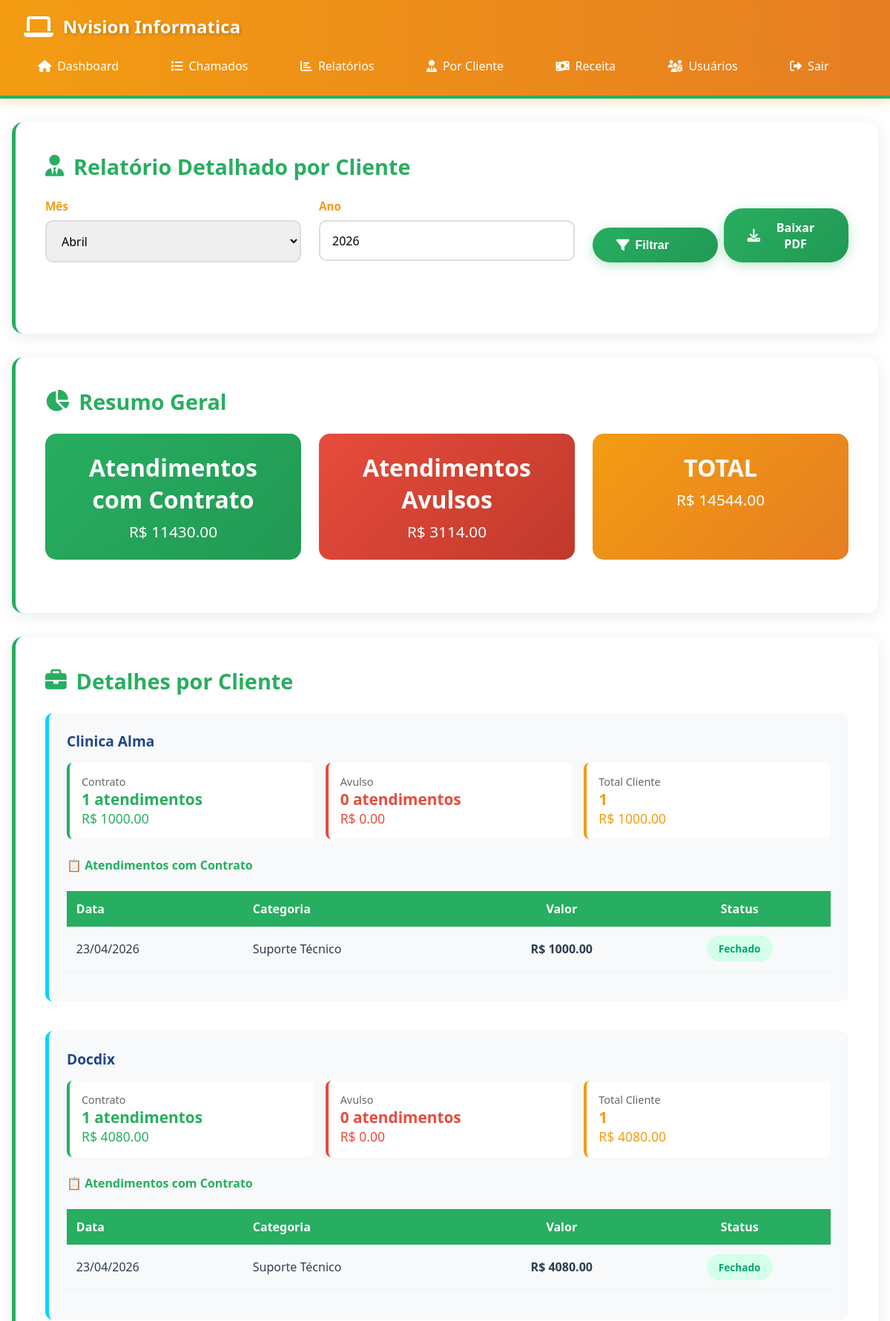
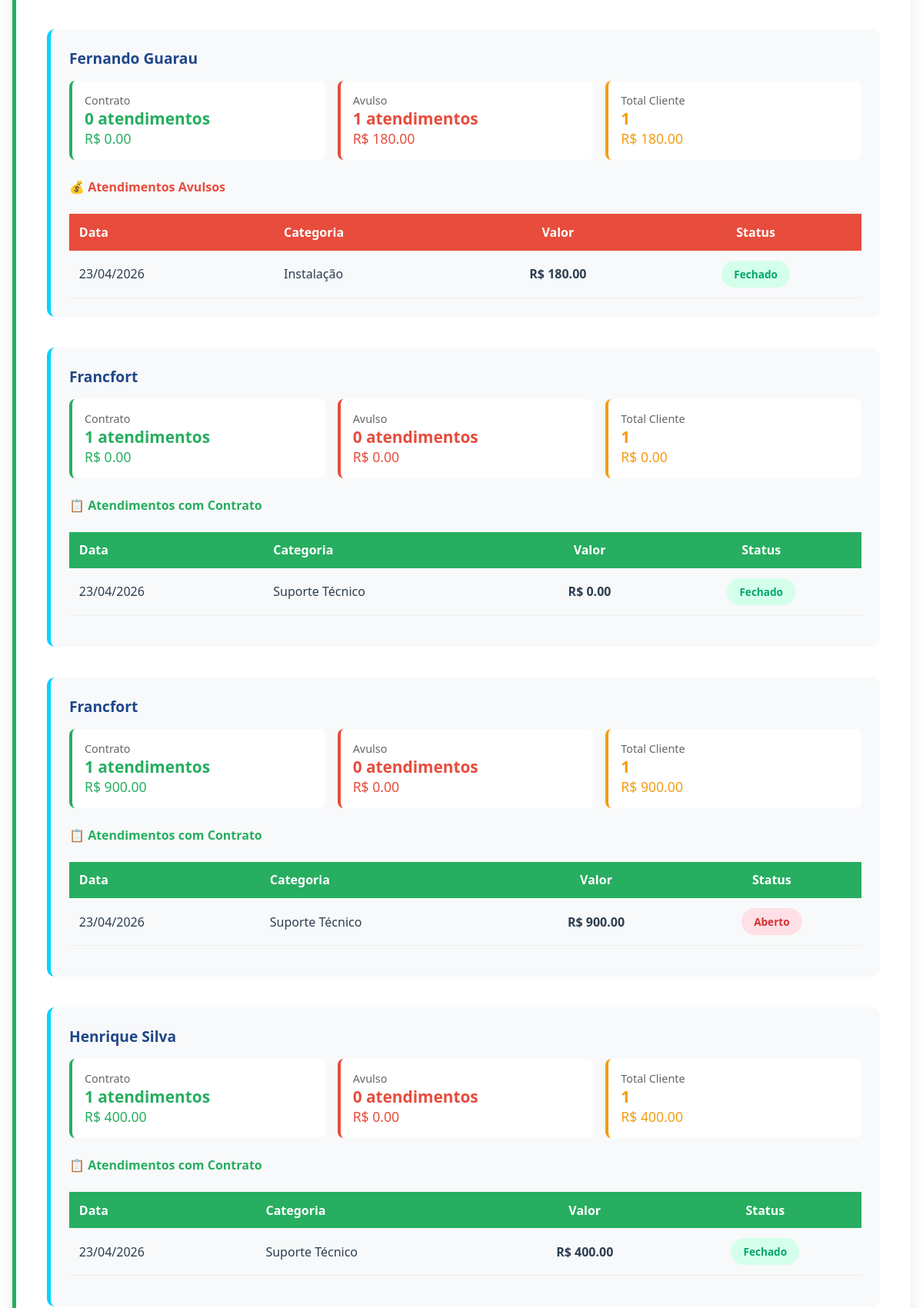
Page /relatorio-cliente (upper part) on the committed database (2 pictures, top to bottom).
### database.py (models this page shows, shortened)
class Chamado(db.Model):
    __tablename__ = 'chamados'
    id = db.Column(db.Integer, primary_key=True)
    cliente = db.Column(db.String(150), nullable=False)
    data_atendimento = db.Column(db.DateTime, nullable=False, default=datetime.now)
    categoria = db.Column(db.String(100), nullable=False)
    descricao = db.Column(db.Text, nullable=False)
    tipo_atendimento = db.Column(db.String(20), default='avulso')  # contrato ou avulso
    valor_recebido = db.Column(db.Float, default=0.0)
    tempo_gasto_minutos = db.Column(db.Integer, default=0)  # tempo técnico em minutos
    status = db.Column(db.String(20), default='aberto')
    data_criacao = db.Column(db.DateTime, nullable=False, default=datetime.now)

### app.py (the view)
@app.route('/relatorio-cliente')
def relatorio_cliente():
    from reports import gerar_relatorio_cliente_pdf
    mes = request.args.get('mes', datetime.now().month, type=int)
    ano = request.args.get('ano', datetime.now().year, type=int)
    inicio = datetime(ano, mes, 1)
    if mes == 12:
        fim = datetime(ano + 1, 1, 1)
    else:
        fim = datetime(ano, mes + 1, 1)
    chamados = Chamado.query.filter(Chamado.data_criacao >= inicio, Chamado.data_criacao < fim).all()
    clientes = {}
    total_contrato = 0
    total_avulso = 0
    for chamado in chamados:
        if chamado.cliente not in clientes:
            clientes[chamado.cliente] = {'contrato': [], 'avulso': [], 'total_contrato': 0, 'total_avulso': 0}
        if chamado.tipo_atendimento == 'contrato':
            clientes[chamado.cliente]['contrato'].append(chamado)
            clientes[chamado.cliente]['total_contrato'] += chamado.valor_recebido
            total_contrato += chamado.valor_recebido
        else:
            clientes[chamado.cliente]['avulso'].append(chamado)
            clientes[chamado.cliente]['total_avulso'] += chamado.valor_recebido
            total_avulso += chamado.valor_recebido
    return render_template('relatorio_cliente.html',
                         mes=mes,
                         ano=ano,
                         clientes=clientes,
                         total_contrato=total_contrato,
                         total_avulso=total_avulso)

### templates/relatorio_cliente.html (shortened to what this page needs)
{% extends "base.html" %}
{% block content %}
<div class="card">
    <h2><i class="fas fa-user-tie"></i> Relatório Detalhado por Cliente</h2>
    <form method="GET" class="form-row" style="margin-bottom: 2rem;">
        <div class="form-group">
            <label for="mes">Mês</label>
            <select name="mes" id="mes" required>
                <option value="4" {% if mes == 4 %}selected{% endif %}>Abril</option>
            </select>
        </div>
        <div class="form-group">
            <label for="ano">Ano</label>
            <input type="number" name="ano" id="ano" value="{{ ano }}" min="2020" max="2100" required>
        </div>
        <div class="form-group" style="display: flex; align-items: flex-end; gap: 0.5rem;">
            <button type="submit" class="btn" style="flex: 1;"><i class="fas fa-filter"></i> Filtrar</button>
            <a href="/relatorio-cliente/pdf?mes={{ mes }}&ano={{ ano }}" class="btn btn-success" style="flex: 1; text-align: center; justify-content: center;"><i class="fas fa-download"></i> Baixar PDF</a>
        </div>
    </form>
</div>
<div class="card">
    <h2><i class="fas fa-chart-pie"></i> Resumo Geral</h2>
    <div style="display: grid; grid-template-columns: repeat(auto-fit, minmax(200px, 1fr)); gap: 1.5rem; margin-bottom: 2rem;">
        <div style="background: linear-gradient(135deg, #27ae60 0%, #229954 100%); color: white; padding: 1.5rem; border-radius: 15px; text-align: center;">
            <div style="font-size: 2rem; font-weight: bold;">Atendimentos com Contrato</div>
            <div style="font-size: 1.3rem; margin-top: 0.5rem;">R$ {{ "%.2f"|format(total_contrato) }}</div>
        </div>
        <div style="background: linear-gradient(135deg, #e74c3c 0%, #c0392b 100%); color: white; padding: 1.5rem; border-radius: 15px; text-align: center;">
            <div style="font-size: 2rem; font-weight: bold;">Atendimentos Avulsos</div>
            <div style="font-size: 1.3rem; margin-top: 0.5rem;">R$ {{ "%.2f"|format(total_avulso) }}</div>
        </div>
        <div style="background: linear-gradient(135deg, #f39c12 0%, #e67e22 100%); color: white; padding: 1.5rem; border-radius: 15px; text-align: center;">
            <div style="font-size: 2rem; font-weight: bold;">TOTAL</div>
            <div style="font-size: 1.3rem; margin-top: 0.5rem;">R$ {{ "%.2f"|format(total_contrato + total_avulso) }}</div>
        </div>
    </div>
</div>
{% if clientes %}
<div class="card">
    <h2><i class="fas fa-briefcase"></i> Detalhes por Cliente</h2>
    {% for cliente, dados in clientes.items() | sort %}
    <div style="margin-bottom: 2.5rem; padding: 1.5rem; background: #f8f9fa; border-radius: 10px; border-left: 5px solid #00d4ff;">
        <h3 style="color: #1f4788; margin-bottom: 1rem;">{{ cliente }}</h3>
        <div style="display: grid; grid-template-columns: repeat(auto-fit, minmax(150px, 1fr)); gap: 1rem; margin-bottom: 1.5rem;">
            <div style="background: white; padding: 1rem; border-radius: 8px; border-left: 4px solid #27ae60;">
                <div style="font-size: 0.9rem; color: #666;">Contrato</div>
                <div style="font-size: 1.3rem; font-weight: bold; color: #27ae60;">{{ dados.contrato|length }} atendimentos</div>
                <div style="font-size: 1.1rem; color: #27ae60;">R$ {{ "%.2f"|format(dados.total_contrato) }}</div>
            </div>
            <div style="background: white; padding: 1rem; border-radius: 8px; border-left: 4px solid #e74c3c;">
                <div style="font-size: 0.9rem; color: #666;">Avulso</div>
                <div style="font-size: 1.3rem; font-weight: bold; color: #e74c3c;">{{ dados.avulso|length }} atendimentos</div>
                <div style="font-size: 1.1rem; color: #e74c3c;">R$ {{ "%.2f"|format(dados.total_avulso) }}</div>
            </div>
            <div style="background: white; padding: 1rem; border-radius: 8px; border-left: 4px solid #f39c12;">
                <div style="font-size: 0.9rem; color: #666;">Total Cliente</div>
                <div style="font-size: 1.3rem; font-weight: bold; color: #f39c12;">{{ dados.contrato|length + dados.avulso|length }}</div>
                <div style="font-size: 1.1rem; color: #f39c12;">R$ {{ "%.2f"|format(dados.total_contrato + dados.total_avulso) }}</div>
            </div>
        </div>
        {% if dados.contrato %}
        <h4 style="color: #27ae60; margin-top: 1rem; margin-bottom: 0.5rem;">📋 Atendimentos com Contrato</h4>
        <table style="width: 100%; margin-bottom: 1rem;">
            <thead style="background: #27ae60; color: white;">
                <tr>
                    <th style="padding: 0.8rem; text-align: left;">Data</th>
                    <th style="padding: 0.8rem; text-align: left;">Categoria</th>
                    <th style="padding: 0.8rem; text-align: center;">Valor</th>
                    <th style="padding: 0.8rem; text-align: center;">Status</th>
                </tr>
            </thead>
            <tbody>
                {% for chamado in dados.contrato %}
                <tr style="border-bottom: 1px solid #eee; background: {% if loop.index % 2 == 0 %}#f9f9f9{% endif %}">
                    <td style="padding: 0.8rem;">{{ chamado.data_criacao.strftime('%d/%m/%Y') }}</td>
                    <td style="padding: 0.8rem;">{{ chamado.categoria }}</td>
                    <td style="padding: 0.8rem; text-align: center; font-weight: bold;">R$ {{ "%.2f"|format(chamado.valor_recebido) }}</td>
                    <td style="padding: 0.8rem; text-align: center;">
                        <span class="badge badge-{{ 'open' if chamado.status == 'aberto' else 'progress' if chamado.status == 'em_progresso' else 'closed' }}">
                            {{ chamado.status.replace('_', ' ').title() }}
                        </span>
                    </td>
                </tr>
                {% endfor %}
            </tbody>
        </table>
        {% endif %}
        {% if dados.avulso %}
        <h4 style="color: #e74c3c; margin-top: 1rem; margin-bottom: 0.5rem;">💰 Atendimentos Avulsos</h4>
        <table style="width: 100%;">
            <thead style="background: #e74c3c; color: white;">
                <tr>
                    <th style="padding: 0.8rem; text-align: left;">Data</th>
                    <th style="padding: 0.8rem; text-align: left;">Categoria</th>
                    <th style="padding: 0.8rem; text-align: center;">Valor</th>
                    <th style="padding: 0.8rem; text-align: center;">Status</th>
                </tr>
            </thead>
            <tbody>
                {% for chamado in dados.avulso %}
                <tr style="border-bottom: 1px solid #eee; background: {% if loop.index % 2 == 0 %}#fff9fb{% endif %}">
                    <td style="padding: 0.8rem;">{{ chamado.data_criacao.strftime('%d/%m/%Y') }}</td>
                    <td style="padding: 0.8rem;">{{ chamado.categoria }}</td>
                    <td style="padding: 0.8rem; text-align: center; font-weight: bold;">R$ {{ "%.2f"|format(chamado.valor_recebido) }}</td>
                    <td style="padding: 0.8rem; text-align: center;">
                        <span class="badge badge-{{ 'open' if chamado.status == 'aberto' else 'progress' if chamado.status == 'em_progresso' else 'closed' }}">
                            {{ chamado.status.replace('_', ' ').title() }}
                        </span>
                    </td>
                </tr>
                {% endfor %}
            </tbody>
        </table>
        {% endif %}
    </div>
    {% endfor %}
</div>
{% else %}
<div class="card">
    <p style="text-align: center; padding: 2rem; color: #999;">Nenhum atendimento registrado para este período.</p>
</div>
{% endif %}
{% endblock %}

### templates/base.html (style rules this page uses)
* { margin: 0; padding: 0; box-sizing: border-box; }
:root { --success: #27ae60; --danger: #e74c3c; --warning: #f39c12; --primary: #27ae60; --primary-dark: #229954; --secondary: #e74c3c; --accent: #f39c12; --dark: #2c3e50; --light: #ecf0f1; --text: #2c3e50; }
body { font-family: 'Segoe UI', 'Helvetica Neue', sans-serif; background: #ffffff; min-height: 100vh; color: var(--text); overflow-x: hidden; }
.card { background: white; border-radius: 15px; padding: 2.5rem; box-shadow: 0 4px 20px rgba(44, 62, 80, 0.1); margin-bottom: 2rem; border-left: 5px solid #27ae60; transition: transform 0.3s, box-shadow 0.3s; }
.card h2 { color: #27ae60; font-size: 1.8rem; margin-bottom: 1.5rem; display: flex; align-items: center; gap: 0.8rem; }
.card h3 { color: #229954; margin-bottom: 1rem; font-size: 1.2rem; }
.btn { display: inline-block; padding: 0.9rem 2rem; background: linear-gradient(135deg, #27ae60, #229954); color: white; text-decoration: none; border-radius: 25px; border: none; cursor: pointer; transition: all 0.3s; font-size: 1rem; font-weight: bold; box-shadow: 0 4px 15px rgba(39, 174, 96, 0.3); display: inline-flex; align-items: center; gap: 0.5rem; }
.btn i { font-size: 1.1rem; }
.btn-success { background: linear-gradient(135deg, #27ae60, #229954); }
.form-group { margin-bottom: 1.5rem; }
label { display: block; margin-bottom: 0.6rem; font-weight: 600; color: var(--accent); font-size: 0.95rem; }
input, textarea, select { width: 100%; padding: 0.9rem 1rem; border: 2px solid #ddd; border-radius: 10px; font-size: 1rem; font-family: inherit; transition: all 0.3s; }
table { width: 100%; border-collapse: collapse; margin-top: 1.5rem; }
table thead { background: linear-gradient(135deg, #27ae60 0%, #229954 100%); color: white; }
table th { padding: 1.2rem; text-align: left; font-weight: 600; }
table td { padding: 1rem 1.2rem; border-bottom: 1px solid #eee; }
table tbody tr { transition: all 0.3s; }
.badge { display: inline-block; padding: 0.5rem 1rem; border-radius: 20px; font-size: 0.85rem; font-weight: bold; display: inline-flex; align-items: center; gap: 0.4rem; }
.badge-open { background-color: #ffe0e6; color: #d63031; }
.badge-closed { background-color: #d4ffea; color: #00a86b; }
.form-row { display: grid; grid-template-columns: repeat(auto-fit, minmax(280px, 1fr)); gap: 1.5rem; }

### rows in the picture
Chamado: cliente "Clinica Alma", contrato|length "1", total_contrato "1000.00", avulso|length "0", total_avulso "0.00", dados.total_contrato+dados.total_avulso "1000.00", data_criacao "23/04/2026", categoria "Suporte Técnico", valor_recebido "1000.00", status.replace "Fechado"
Chamado: cliente "Docdix", contrato|length "1", total_contrato "4080.00", avulso|length "0", total_avulso "0.00", dados.total_contrato+dados.total_avulso "4080.00", data_criacao "23/04/2026", categoria "Suporte Técnico", valor_recebido "4080.00", status.replace "Fechado"
Chamado: cliente "Fernando Guarau", contrato|length "0", total_contrato "0.00", avulso|length "1", total_avulso "180.00", contrato|length "1", dados.total_contrato+dados.total_avulso "180.00", data_criacao "23/04/2026", categoria "Instalação", valor_recebido "180.00", status.replace "Fechado"
Chamado: cliente "Francfort", contrato|length "1", total_contrato "0.00", avulso|length "0", total_avulso "0.00", data_criacao "23/04/2026", categoria "Suporte Técnico", valor_recebido "0.00", status.replace "Fechado"
Chamado: cliente "Francfort", contrato|length "1", total_contrato "900.00", avulso|length "0", total_avulso "0.00", dados.total_contrato+dados.total_avulso "900.00", data_criacao "23/04/2026", categoria "Suporte Técnico", valor_recebido "900.00", status.replace "Aberto"
Chamado: cliente "Henrique Silva", contrato|length "1", total_contrato "400.00", avulso|length "0", total_avulso "0.00", dados.total_contrato+dados.total_avulso "400.00", data_criacao "23/04/2026", categoria "Suporte Técnico", valor_recebido "400.00", status.replace "Fechado"

### other values in the picture
{{ "%.2f"|format(total_contrato) }} "11430.00"
{{ "%.2f"|format(total_avulso) }} "3114.00"
{{ "%.2f"|format(total_contrato + total_avulso) }} "14544.00"
